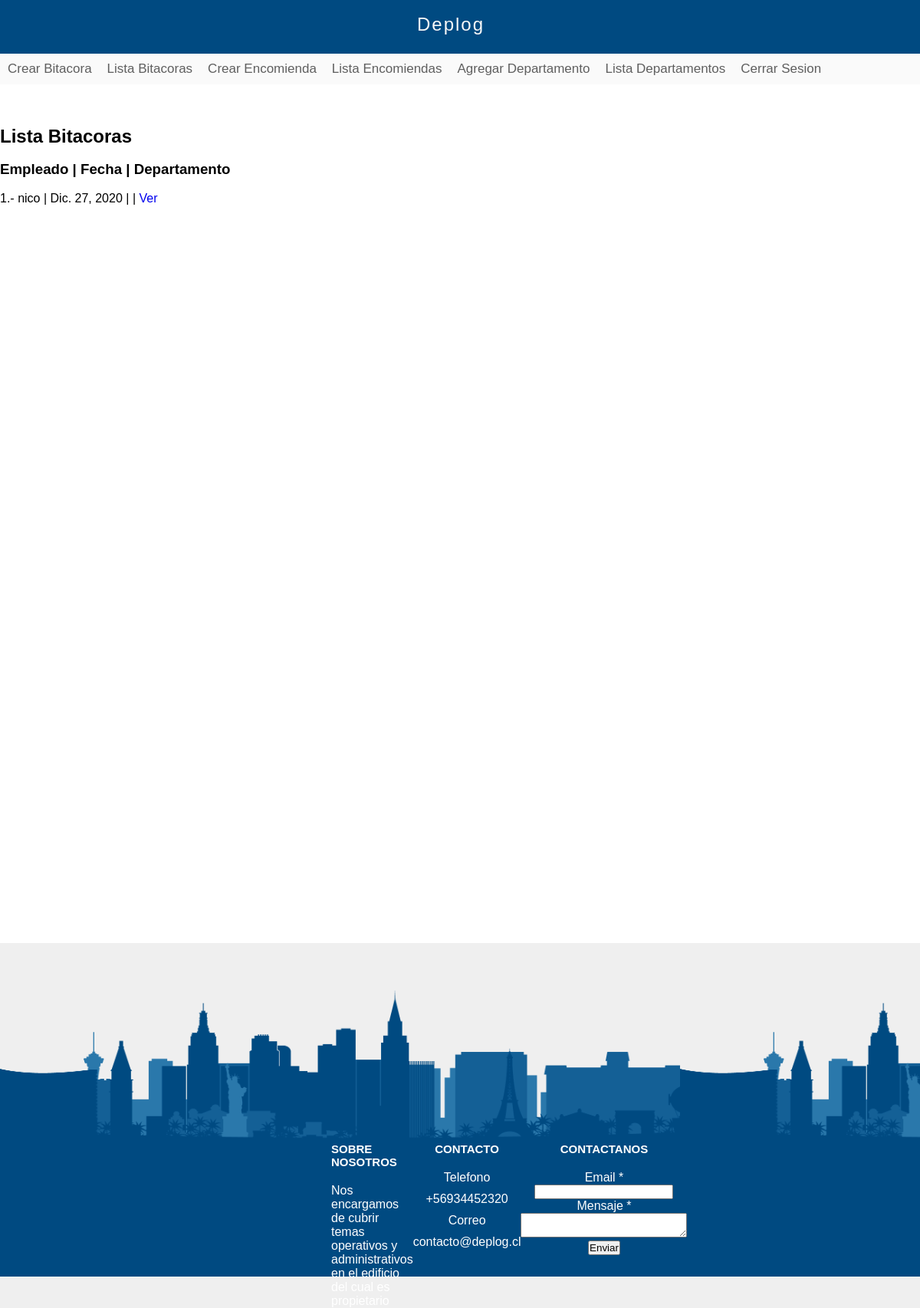
Page /bitacora/lista/ (signed in) on the earlier database version.
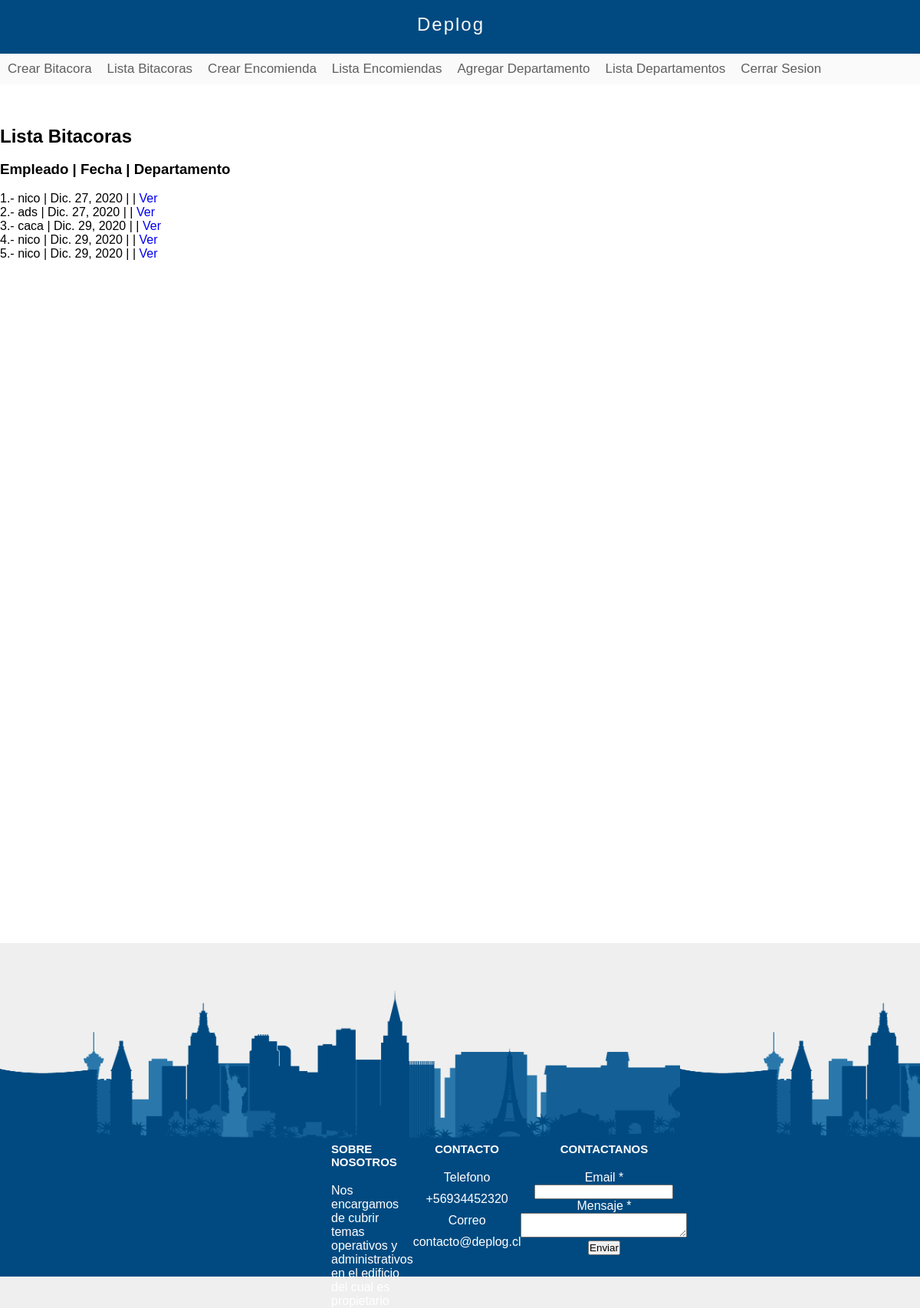
Same page on the later database version.
### Conserje/models.py (models this page shows)
class bitacora(models.Model):
    Nombre       = models.CharField(max_length=120)
    Departamento = models.ForeignKey(departamento, on_delete=models.CASCADE)
    Fecha        = models.DateField(auto_now_add=True,editable=True)
    Hora         = models.TimeField(auto_now_add=True)
    Sumario      = models.TextField()
    def get_absolute_url(self):
        return reverse("detalles-bitacora",kwargs = {"id": self.id})

### Conserje/views.py (the view)
# urls.py: path('bitacora/lista/',lista_bitacora_vista,name='lista-bitacora'),
def lista_bitacora_vista(request):
    if request.user.is_authenticated == False:
        return redirect("/inicio-sesion")
    queryset = bitacora.objects.all()#lista de objetos
    context={
        "object_list" : queryset
    }
    return render(request,"conserje/bitacora_lista.html",context)

### templates/conserje/bitacora_lista.html (shortened to what this page needs)
{% extends 'layout-staff.html' %}
{% block content %}
<br><br><br>
<h2>Lista Bitacoras</h2>
<br>
<h3>Empleado | Fecha | Departamento</h3>
<br>
{% for instance in object_list %}
    <p>{{ forloop.counter }}.- {{ instance.Nombre }} | {{ instance.Fecha }} |{{ instance.Departamento }} |<a href='{{ instance.get_absolute_url }}'> Ver </a></p>
{% endfor %}
{% endblock %}

Differences in the rows shown:
added bitacora: Nombre "ads", Fecha "Dic. 27, 2020"
added bitacora: Nombre "caca", Fecha "Dic. 29, 2020"
added bitacora: Nombre "nico", Fecha "Dic. 29, 2020"
added bitacora: Nombre "nico", Fecha "Dic. 29, 2020"
